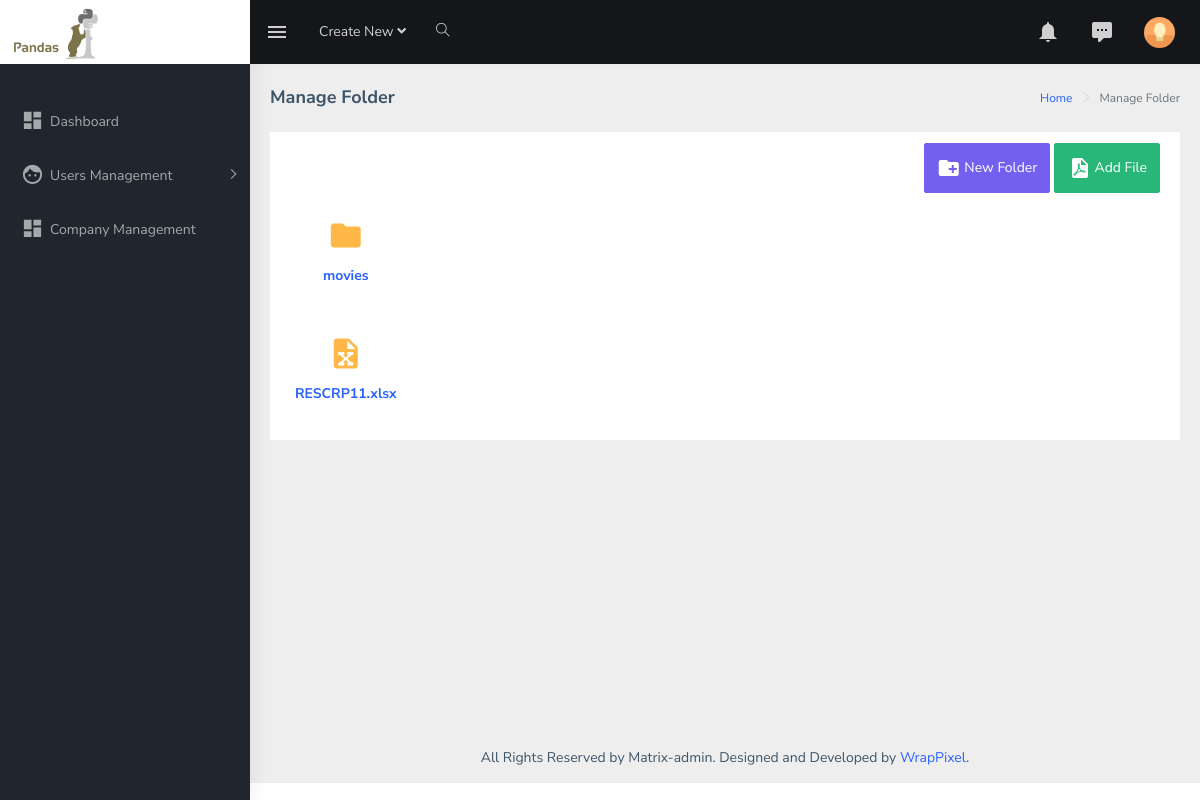
The app's page /manage_folder/6/ (signed in), older data.
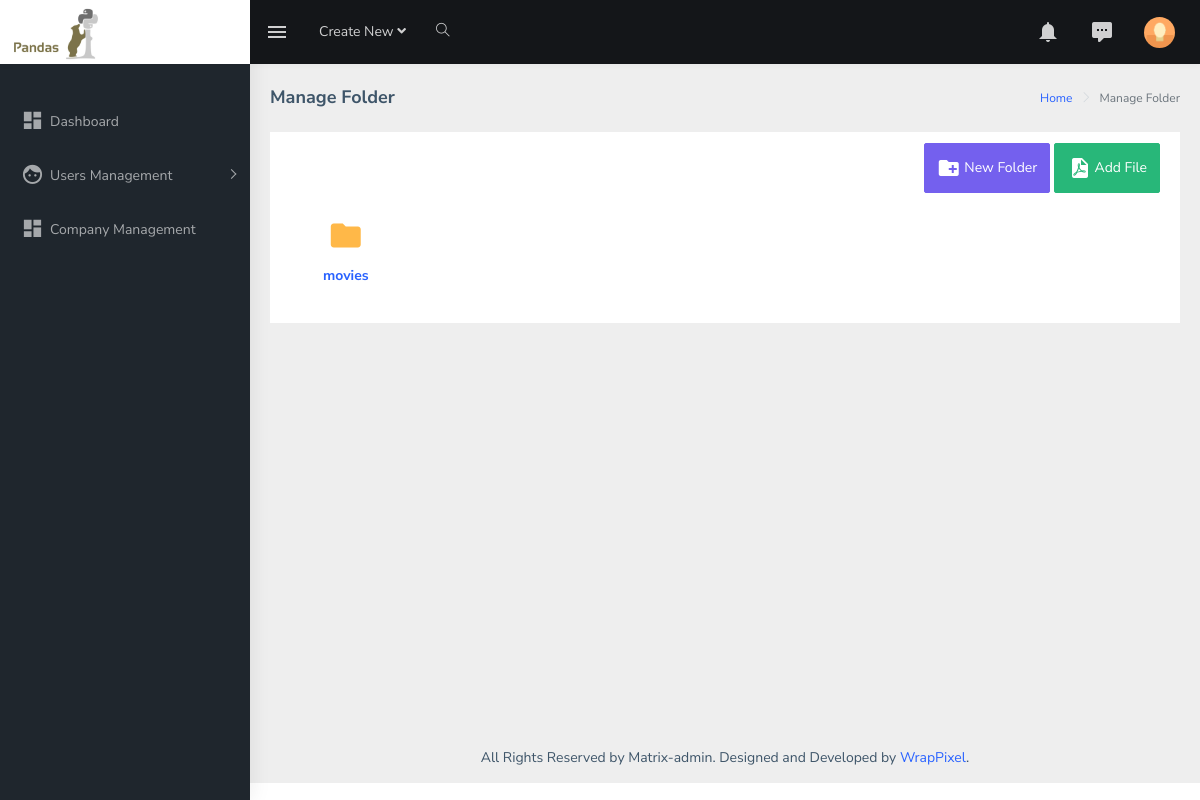
The same page, newer data.
### app/models/user_model.py (models this page shows, shortened)
class FolderList(models.Model):
    company = models.ForeignKey(
        Company,
        db_index = True,
        null = True,
        blank = True,
        on_delete = models.CASCADE,
    )
    parent_folder = models.ForeignKey(
        'self',
        db_index = True,
        null = True,
        blank = True,
        on_delete = models.CASCADE,
    )
    folder_name = models.CharField(
        max_length = 250,
        db_index = True,
        blank = False,
        null = True,
    )
    added_on = models.DateTimeField(
        auto_now_add = True,
        db_index = True,
    )
    class Meta:
        verbose_name_plural = "Folder_List_Table"

class UploadedFiles(models.Model):
    user = models.ForeignKey(
        User,
        db_index = True,
        null = True,
        blank = True,
        on_delete = models.CASCADE,
    )
    company = models.ForeignKey(
        Company,
        db_index = True,
        null = True,
        blank = True,
        on_delete = models.CASCADE,
    )
    company_folder = models.BooleanField(
        default = True,
        db_index = True,
    )
    folder_path = models.ForeignKey(
        FolderList,
        db_index = True,
        null = True,
        blank = True,
        on_delete = models.CASCADE,
    )
    uploaded_file = models.CharField(
        null = True,
        blank = True,
        max_length = 250,
    )
    no_of_rows = models.IntegerField(
        default = 0,
        db_index = True,
    )
    class Meta:
        verbose_name_plural = "Uploaded_Files_Table"

### app/views/folder_management.py (the view, shortened to what this page needs)
# urls.py: path('manage_folder/<int:company>/', never_cache(login_required(folder_management.ManageFolderView.as_view())), name = 'manage_folder'),
class ManageFolderView(View):
    template_name = 'app/base/base.html'
    data = defaultdict()
    data["included_template"] = 'app/folder_management/manage_folder.html'
    data["css_files"] = []
    data["js_files"] = ['custom_files/js/folder_management.js']
    data["page_title"] = "Manage Folder"
    def get(self, request, company=None, parent_folder=None):
        try:
            comp = user_model.Company.objects.get(pk = int(company))
        except:
            return redirect("/unauthorized/", permanent=False)
        self.data["company_ids"] = company
        self.data["parent_folder_ids"] = parent_folder if parent_folder is not None else ""
        self.data["add_folder_form"] = company_forms.FolderForm()
        folderlist = user_model.FolderList.objects.filter(company = comp)
        if parent_folder is not None:
            folderlist = folderlist.filter(parent_folder_id = int(parent_folder))
        else:
            folderlist = folderlist.filter(parent_folder__isnull = True)
        self.data["folder_list"] = folderlist
        filelist = user_model.UploadedFiles.objects.filter(company = comp)
        if parent_folder is not None:
            filelist = filelist.filter(folder_path_id = int(parent_folder))
        else:
            filelist = filelist.filter(company_folder = True, folder_path__isnull = True)
        self.data["filelist"] = filelist
        self.data["rename_folder_form"] = []
        i = 0
        for folder in folderlist:
            xx = {}
            xx["company_ids"] = folder.company.id
            xx["parent_folder_ids"] = folder.parent_folder.id if folder.parent_folder is not None else ""
            xx["form_prefix"] = "form_"+str(i)
            xx["ids"] = folder.id
            xx["form"] = company_forms.FolderForm(instance=folder, prefix="form_"+str(i))
            self.data["rename_folder_form"].append(xx)
            i +=1
        self.data["upload_file_form"] = company_forms.UploadFileForm()
        return render(request, self.template_name, self.data)

### app/templatetags/common_filters.py (called while the page is built)
@register.simple_tag
def load_css_files(scripts = list()):
    html = []
    for script in scripts:
        html.append('<link rel="stylesheet" href="'+settings.STATIC_URL+script+'"/>')
    return safestring.mark_safe(''.join(html))

@register.simple_tag
def load_javascript_files(scripts = list()):
    html = []
    for script in scripts:
        html.append('<script src="'+settings.STATIC_URL+script+'"></script>')
    return safestring.mark_safe(''.join(html))

### app/templates/app/base/base.html (shortened to what the changed rows need)
{% load static %}
{% load common_filters %}
<!DOCTYPE html>
<html dir="ltr" lang="en">
<head>
    <link href="{% static 'base_files/css/style.min.css' %}" rel="stylesheet">
</head>
<body>
    <div id="main-wrapper">
        <div class="page-wrapper">
            <div class="container-fluid">
                {% include included_template %}
            </div>
        </div>
    </div>
</body>
</html>

### app/templates/app/folder_management/manage_folder.html (shortened to what this page needs)
<div class="row">
	<div class="col-md-12">
		<div class="card">
			<div class="card-body" style="padding:0.7rem 1.25rem; text-align:right">
				<button class="btn btn-primary" data-toggle="modal" data-target="#add_folder_modal">
					<i class="mdi mdi-24px mdi-folder-plus"></i>
					<span style="display: inline;position: relative;top: -5px;"> New Folder</span>
				</button>
				<button class="btn btn-success" data-toggle="modal" data-target="#upload_file_modal">
					<i class="mdi mdi-24px mdi-file-pdf"></i>
					<span style="display: inline;position: relative;top: -5px;"> Add File</span>
				</button>
			</div>
			<div class="row">
				<div class="col-12">
					<ul style="padding:0px; margin:0px;">
						{% for folder in folder_list %}
							<li class="col-md-3 col-lg-2 col-xlg-2" style="float:left; list-style-type:none; cursor:pointer">
								<div class="folder-item card">
									<a href="/manage_folder/{{folder.company.id}}/{{folder.id}}/">
										<div class="box text-center">
											<h1 class="font-light text-warning"><i class="mdi mdi-folder"></i></h1>
											<h6>{{folder.folder_name}}</h6>
										</div>
									</a>
								</div>
							</li>
						{% endfor %}
					</ul>
				</div>
			</div>
			<div class="row">
				<div class="col-12">
					<ul style="padding:0px; margin:0px;">
						{% for file in filelist %}
							<li class="col-md-3 col-lg-2 col-xlg-2" style="float:left; list-style-type:none; cursor:pointer">
								<div class="folder-item card">
									<a href="{% url 'manage_file' file.id %}">
										<div class="box text-center">
											<h1 class="font-light text-warning"><i class="mdi mdi-file-excel"></i></h1>
											<h6>{{file.uploaded_file}}</h6>
										</div>
									</a>
								</div>
							</li>
						{% endfor %}
					</ul>
				</div>
			</div>
        </div>
    </div>
</div>

Row changes from the older to the newer data that the page shows:
removed UploadedFiles: uploaded_file "RESCRP11.xlsx"
